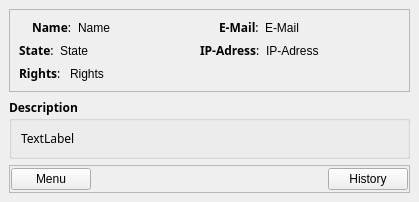
<ui version="4.0" >
 <class>UserInfo</class>
 <widget class="QWidget" name="UserInfo" >
  <property name="geometry" >
   <rect>
    <x>0</x>
    <y>0</y>
    <width>419</width>
    <height>202</height>
   </rect>
  </property>
  <layout class="QGridLayout" >
   <property name="margin" >
    <number>9</number>
   </property>
   <property name="spacing" >
    <number>6</number>
   </property>
   <item row="2" column="0" >
    <widget class="QFrame" name="frame" >
     <property name="frameShape" >
      <enum>QFrame::StyledPanel</enum>
     </property>
     <property name="frameShadow" >
      <enum>QFrame::Raised</enum>
     </property>
     <layout class="QGridLayout" >
      <property name="margin" >
       <number>1</number>
      </property>
      <property name="spacing" >
       <number>6</number>
      </property>
      <item row="0" column="0" >
       <layout class="QHBoxLayout" >
        <property name="margin" >
         <number>0</number>
        </property>
        <property name="spacing" >
         <number>6</number>
        </property>
        <item>
         <widget class="QPushButton" name="menuButton" >
          <property name="text" >
           <string>Menu</string>
          </property>
         </widget>
        </item>
        <item>
         <spacer>
          <property name="orientation" >
           <enum>Qt::Horizontal</enum>
          </property>
          <property name="sizeHint" >
           <size>
            <width>121</width>
            <height>20</height>
           </size>
          </property>
         </spacer>
        </item>
        <item>
         <widget class="QPushButton" name="historyButton" >
          <property name="text" >
           <string>History</string>
          </property>
         </widget>
        </item>
       </layout>
      </item>
     </layout>
    </widget>
   </item>
   <item row="1" column="0" >
    <widget class="QGroupBox" name="groupBox" >
     <property name="sizePolicy" >
      <sizepolicy>
       <hsizetype>5</hsizetype>
       <vsizetype>5</vsizetype>
       <horstretch>0</horstretch>
       <verstretch>0</verstretch>
      </sizepolicy>
     </property>
     <property name="font" >
      <font>
       <family>Sans Serif</family>
       <pointsize>9</pointsize>
       <weight>75</weight>
       <italic>false</italic>
       <bold>true</bold>
       <underline>false</underline>
       <strikeout>false</strikeout>
      </font>
     </property>
     <property name="title" >
      <string>Description</string>
     </property>
     <layout class="QGridLayout" >
      <property name="margin" >
       <number>9</number>
      </property>
      <property name="spacing" >
       <number>6</number>
      </property>
      <item row="0" column="0" >
       <widget class="QLabel" name="description" >
        <property name="font" >
         <font>
          <family>Sans Serif</family>
          <pointsize>9</pointsize>
          <weight>50</weight>
          <italic>false</italic>
          <bold>false</bold>
          <underline>false</underline>
          <strikeout>false</strikeout>
         </font>
        </property>
        <property name="text" >
         <string>TextLabel</string>
        </property>
        <property name="wordWrap" >
         <bool>true</bool>
        </property>
       </widget>
      </item>
     </layout>
    </widget>
   </item>
   <item row="0" column="0" >
    <widget class="QFrame" name="frame_2" >
     <property name="frameShape" >
      <enum>QFrame::StyledPanel</enum>
     </property>
     <property name="frameShadow" >
      <enum>QFrame::Raised</enum>
     </property>
     <layout class="QGridLayout" >
      <property name="margin" >
       <number>9</number>
      </property>
      <property name="spacing" >
       <number>6</number>
      </property>
      <item row="0" column="0" >
       <layout class="QHBoxLayout" >
        <property name="margin" >
         <number>0</number>
        </property>
        <property name="spacing" >
         <number>6</number>
        </property>
        <item>
         <widget class="QLabel" name="icon" >
          <property name="sizePolicy" >
           <sizepolicy>
            <hsizetype>4</hsizetype>
            <vsizetype>5</vsizetype>
            <horstretch>0</horstretch>
            <verstretch>0</verstretch>
           </sizepolicy>
          </property>
          <property name="text" >
           <string/>
          </property>
         </widget>
        </item>
        <item>
         <widget class="QLabel" name="name_2" >
          <property name="sizePolicy" >
           <sizepolicy>
            <hsizetype>4</hsizetype>
            <vsizetype>5</vsizetype>
            <horstretch>0</horstretch>
            <verstretch>0</verstretch>
           </sizepolicy>
          </property>
          <property name="text" >
           <string>&lt;html>&lt;head>&lt;meta name="qrichtext" content="1" />&lt;style type="text/css">
p, li { white-space: pre-wrap; }
&lt;/style>&lt;/head>&lt;body style=" font-family:Sans Serif; font-size:9pt; font-weight:400; font-style:normal; text-decoration:none;">
&lt;p style=" margin-top:0px; margin-bottom:0px; margin-left:0px; margin-right:0px; -qt-block-indent:0; text-indent:0px;">&lt;span style=" font-weight:600;">Name&lt;/span>:&lt;/p>&lt;/body>&lt;/html></string>
          </property>
         </widget>
        </item>
        <item>
         <widget class="QLabel" name="name" >
          <property name="text" >
           <string>Name</string>
          </property>
         </widget>
        </item>
        <item>
         <widget class="QLabel" name="email_2" >
          <property name="sizePolicy" >
           <sizepolicy>
            <hsizetype>4</hsizetype>
            <vsizetype>5</vsizetype>
            <horstretch>0</horstretch>
            <verstretch>0</verstretch>
           </sizepolicy>
          </property>
          <property name="text" >
           <string>&lt;html>&lt;head>&lt;meta name="qrichtext" content="1" />&lt;style type="text/css">
p, li { white-space: pre-wrap; }
&lt;/style>&lt;/head>&lt;body style=" font-family:Sans Serif; font-size:9pt; font-weight:400; font-style:normal; text-decoration:none;">
&lt;p style=" margin-top:0px; margin-bottom:0px; margin-left:0px; margin-right:0px; -qt-block-indent:0; text-indent:0px;">&lt;span style=" font-weight:600;">E-Mail&lt;/span>:&lt;/p>&lt;/body>&lt;/html></string>
          </property>
         </widget>
        </item>
        <item>
         <widget class="QLabel" name="email" >
          <property name="text" >
           <string>E-Mail</string>
          </property>
         </widget>
        </item>
       </layout>
      </item>
      <item row="1" column="0" >
       <layout class="QGridLayout" >
        <property name="margin" >
         <number>0</number>
        </property>
        <property name="spacing" >
         <number>6</number>
        </property>
        <item row="0" column="0" >
         <widget class="QLabel" name="state_2" >
          <property name="sizePolicy" >
           <sizepolicy>
            <hsizetype>4</hsizetype>
            <vsizetype>5</vsizetype>
            <horstretch>0</horstretch>
            <verstretch>0</verstretch>
           </sizepolicy>
          </property>
          <property name="text" >
           <string>&lt;html>&lt;head>&lt;meta name="qrichtext" content="1" />&lt;style type="text/css">
p, li { white-space: pre-wrap; }
&lt;/style>&lt;/head>&lt;body style=" font-family:Sans Serif; font-size:9pt; font-weight:400; font-style:normal; text-decoration:none;">
&lt;p style=" margin-top:0px; margin-bottom:0px; margin-left:0px; margin-right:0px; -qt-block-indent:0; text-indent:0px;">&lt;span style=" font-weight:600;">State&lt;/span>:&lt;/p>&lt;/body>&lt;/html></string>
          </property>
         </widget>
        </item>
        <item row="0" column="3" >
         <widget class="QLabel" name="ipadress" >
          <property name="text" >
           <string>IP-Adress</string>
          </property>
         </widget>
        </item>
        <item row="0" column="1" >
         <widget class="QLabel" name="state" >
          <property name="text" >
           <string>State</string>
          </property>
         </widget>
        </item>
        <item row="0" column="2" >
         <widget class="QLabel" name="ipadress_2" >
          <property name="sizePolicy" >
           <sizepolicy>
            <hsizetype>4</hsizetype>
            <vsizetype>5</vsizetype>
            <horstretch>0</horstretch>
            <verstretch>0</verstretch>
           </sizepolicy>
          </property>
          <property name="text" >
           <string>&lt;html>&lt;head>&lt;meta name="qrichtext" content="1" />&lt;style type="text/css">
p, li { white-space: pre-wrap; }
&lt;/style>&lt;/head>&lt;body style=" font-family:Sans Serif; font-size:9pt; font-weight:400; font-style:normal; text-decoration:none;">
&lt;p style=" margin-top:0px; margin-bottom:0px; margin-left:0px; margin-right:0px; -qt-block-indent:0; text-indent:0px;">&lt;span style=" font-weight:600;">IP-Adress&lt;/span>:&lt;/p>&lt;/body>&lt;/html></string>
          </property>
         </widget>
        </item>
       </layout>
      </item>
      <item row="2" column="0" >
       <layout class="QHBoxLayout" >
        <property name="margin" >
         <number>0</number>
        </property>
        <property name="spacing" >
         <number>6</number>
        </property>
        <item>
         <widget class="QLabel" name="rights_2" >
          <property name="sizePolicy" >
           <sizepolicy>
            <hsizetype>4</hsizetype>
            <vsizetype>5</vsizetype>
            <horstretch>0</horstretch>
            <verstretch>0</verstretch>
           </sizepolicy>
          </property>
          <property name="text" >
           <string>&lt;html>&lt;head>&lt;meta name="qrichtext" content="1" />&lt;style type="text/css">
p, li { white-space: pre-wrap; }
&lt;/style>&lt;/head>&lt;body style=" font-family:Sans Serif; font-size:9pt; font-weight:400; font-style:normal; text-decoration:none;">
&lt;p style=" margin-top:0px; margin-bottom:0px; margin-left:0px; margin-right:0px; -qt-block-indent:0; text-indent:0px;">&lt;span style=" font-weight:600;">Rights&lt;/span>: &lt;/p>&lt;/body>&lt;/html></string>
          </property>
         </widget>
        </item>
        <item>
         <widget class="QLabel" name="rights" >
          <property name="text" >
           <string>Rights</string>
          </property>
         </widget>
        </item>
       </layout>
      </item>
     </layout>
    </widget>
   </item>
  </layout>
 </widget>
 <resources/>
 <connections/>
</ui>
